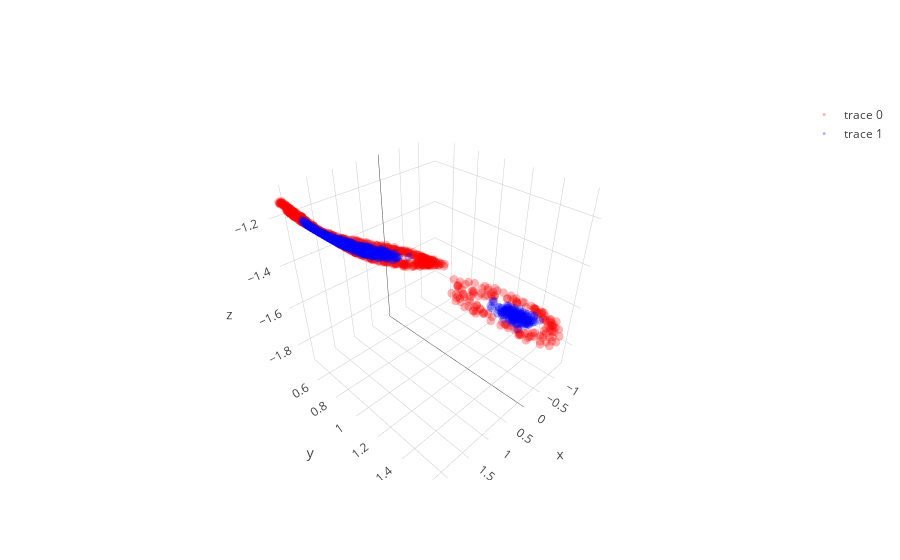
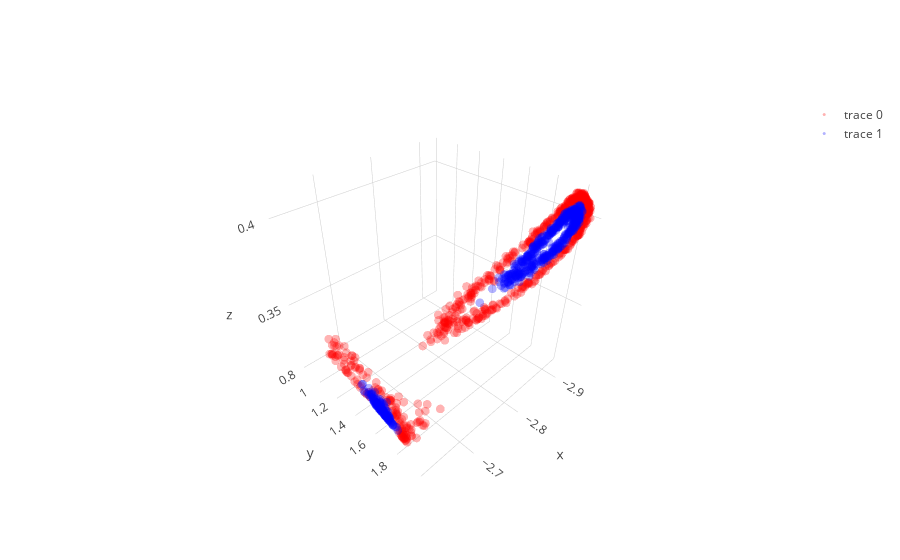
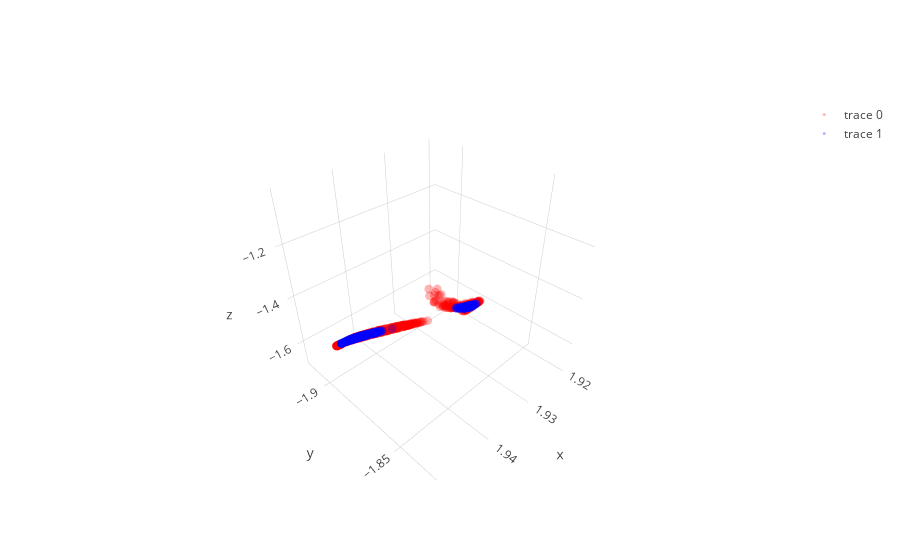

The notebook cell these images were saved under, in order:
### Code cell
layer1,layer1_var = l1.feed_non(X)
layer2,layer2_var = l2.feed_non(layer1)
layer3,layer3_var = l3.feed_non(layer2)
layer4,layer4_var = l4.feed_linear(layer3)

show_3D(layer1)  
show_3D(layer2)    
show_3D(layer3)   

plt.figure(figsize=(8,6))
plt.scatter(layer4[y==0, 0], np.zeros((len(dsad)//2,1)), color='red',  alpha=0.1)
plt.scatter(layer4[y==1, 0], np.zeros((len(dsad)//2,1)), color='blue', alpha=0.1)
plt.show()

### Figure 1 — Plotly figure (JSON) as saved in the notebook; plotly's stock layout.template omitted (floating-point values rounded to 4 significant figures; data arrays with more than 128 entries replaced by an {"elided": "..."} marker saying what was removed)
{"data": [{"line": {"color": "red", "width": 0.5}, "marker": {"opacity": 0.3, "size": 3}, "mode": "markers", "type": "scatter3d", "uid": "5f3dd6ee-5e96-455e-94ce-2a244042afc9", "x": {"elided": "650 float values"}, "y": {"elided": "650 float values"}, "z": {"elided": "650 float values"}}, {"line": {"color": "blue", "width": 0.5}, "marker": {"opacity": 0.3, "size": 3}, "mode": "markers", "type": "scatter3d", "uid": "1e8b2c9f-fe0a-4ab6-85be-473894a33760", "x": {"elided": "650 float values"}, "y": {"elided": "650 float values"}, "z": {"elided": "650 float values"}}], "layout": {}}

### Figure 2 — Plotly figure (JSON) as saved in the notebook; plotly's stock layout.template omitted (floating-point values rounded to 4 significant figures; data arrays with more than 128 entries replaced by an {"elided": "..."} marker saying what was removed)
{"data": [{"line": {"color": "red", "width": 0.5}, "marker": {"opacity": 0.3, "size": 3}, "mode": "markers", "type": "scatter3d", "uid": "4a9f48d9-a87f-46b0-89e3-293e2849aaf5", "x": {"elided": "650 float values"}, "y": {"elided": "650 float values"}, "z": {"elided": "650 float values"}}, {"line": {"color": "blue", "width": 0.5}, "marker": {"opacity": 0.3, "size": 3}, "mode": "markers", "type": "scatter3d", "uid": "772babce-0d13-4fa7-919e-fbccaa3e58f7", "x": {"elided": "650 float values"}, "y": {"elided": "650 float values"}, "z": {"elided": "650 float values"}}], "layout": {}}

### Figure 3 — Plotly figure (JSON) as saved in the notebook; plotly's stock layout.template omitted (floating-point values rounded to 4 significant figures; data arrays with more than 128 entries replaced by an {"elided": "..."} marker saying what was removed)
{"data": [{"line": {"color": "red", "width": 0.5}, "marker": {"opacity": 0.3, "size": 3}, "mode": "markers", "type": "scatter3d", "uid": "77d1d9b4-3074-4ecf-901e-787df3e5daa6", "x": {"elided": "650 float values"}, "y": {"elided": "650 float values"}, "z": {"elided": "650 float values"}}, {"line": {"color": "blue", "width": 0.5}, "marker": {"opacity": 0.3, "size": 3}, "mode": "markers", "type": "scatter3d", "uid": "426ef7f5-e0d1-48c5-ae49-b7d1154bdfcf", "x": {"elided": "650 float values"}, "y": {"elided": "650 float values"}, "z": {"elided": "650 float values"}}], "layout": {}}
